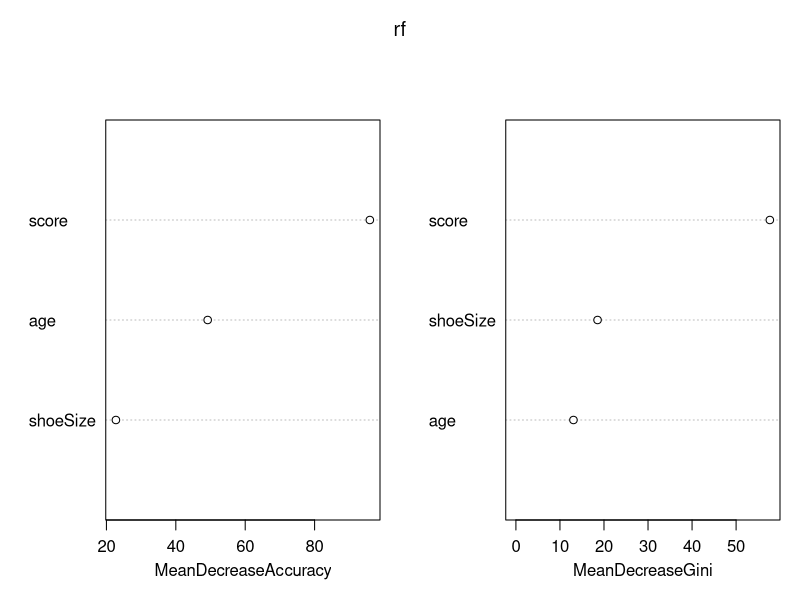
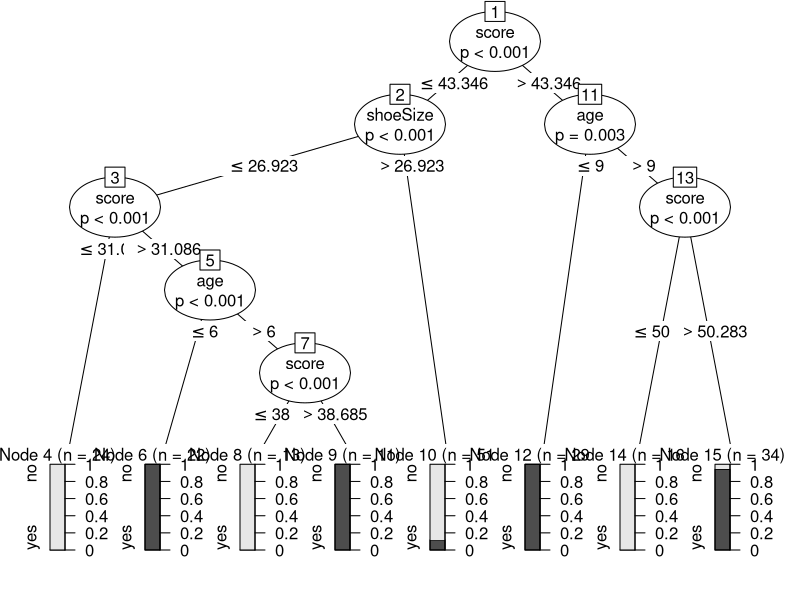

Write R code to recreate these figures, in order.
# Install packages if missing
if (!requireNamespace("randomForest")) install.packages("randomForest")
if (!requireNamespace("party")) install.packages("party")

library(randomForest)
library(party)

head(readingSkills)

set.seed(42)
rf <- randomForest(nativeSpeaker ~ age + shoeSize + score, data = readingSkills, importance = TRUE)
print(rf)
varImpPlot(rf)

plot(ctree(nativeSpeaker ~ age + shoeSize + score, data = readingSkills))
